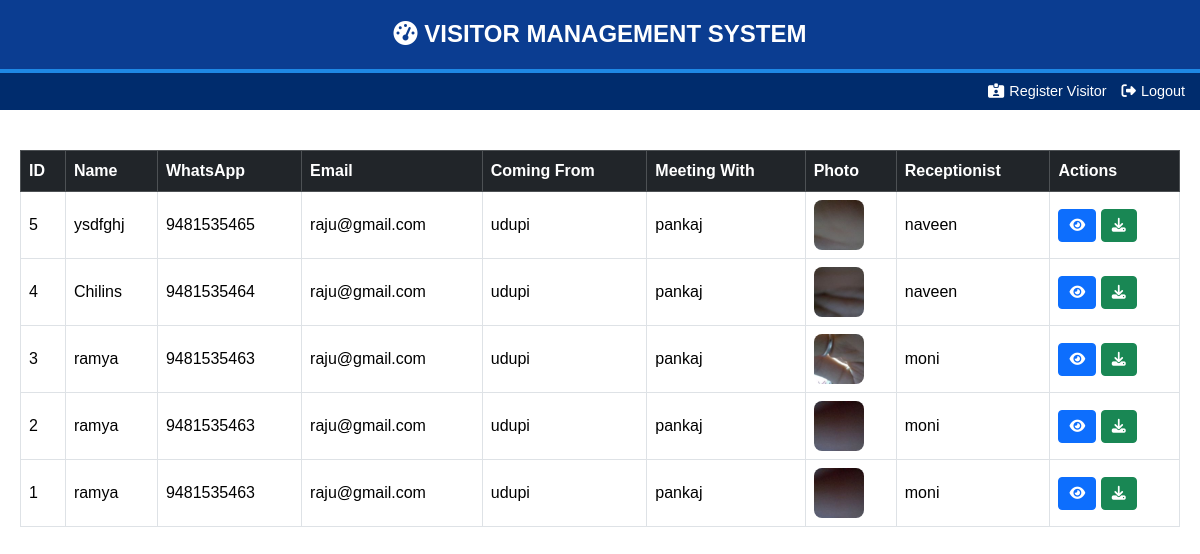
Screenshot of /admin_dashboard.php (signed in) with the database file from the repository.
### tables this page shows
CREATE TABLE `visitors` (
  `id` int(11) UNSIGNED NOT NULL,
  `name` varchar(255) NOT NULL,
  `email` varchar(255) DEFAULT NULL,
  `whatsapp` varchar(20) NOT NULL,
  `coming_from` varchar(255) NOT NULL,
  `meeting_to` varchar(255) NOT NULL,
  `selfie_path` varchar(255) NOT NULL,
  `receptionist_id` int(11) UNSIGNED DEFAULT NULL,
  `otp` varchar(6) DEFAULT NULL
);

CREATE TABLE `users1` (
  `id` int(6) UNSIGNED NOT NULL,
  `mobile` varchar(15) NOT NULL,
  `password` varchar(255) NOT NULL,
  `name` varchar(100) NOT NULL,
  `role` enum('receptionist','super_admin') NOT NULL DEFAULT 'receptionist',
  `reg_date` timestamp NOT NULL DEFAULT current_timestamp()
);

### admin_dashboard.php (the view, shortened to what this page needs)
<?php
try {
    $db = new PDO('mysql:host=localhost;dbname=registration_db', 'root', '');
    $db->setAttribute(PDO::ATTR_ERRMODE, PDO::ERRMODE_EXCEPTION);
} catch (PDOException $e) {
    die("Connection failed: " . $e->getMessage());
}
$user_type = $_SESSION['user_type'];
try {
    $stmt = $db->query("SHOW COLUMNS FROM visitors LIKE 'created_at'");
    $has_created_at = $stmt->rowCount() > 0;
    $order_by = $has_created_at ? 'v.created_at DESC' : 'v.id DESC';
    if ($user_type === 'super_admin') {
        $stmt = $db->query("SELECT v.*, u.name AS receptionist_name
                            FROM visitors v
                            LEFT JOIN users1 u ON v.receptionist_id = u.id
                            ORDER BY $order_by");
    }
    $visitors = $stmt->fetchAll(PDO::FETCH_ASSOC);
} catch (PDOException $e) {
    $_SESSION['errors'] = ["Database error: " . $e->getMessage()];
    $visitors = [];
}
?>
<!DOCTYPE html>
<html lang="en">
<head>
    <link href="https://cdn.jsdelivr.net/npm/bootstrap@5.3.3/dist/css/bootstrap.min.css" rel="stylesheet">
    <link rel="stylesheet" href="https://cdnjs.cloudflare.com/ajax/libs/font-awesome/6.4.0/css/all.min.css">
</head>
<body>
    <div class="app-container">
        <div class="app-header">
            <h1><i class="fas fa-tachometer-alt"></i> VISITOR MANAGEMENT SYSTEM</h1>
        </div>
        <div class="menu-bar">
            <a href="index.php"><i class="fas fa-id-card-alt"></i> Register Visitor</a>
            <a href="logout.php"><i class="fas fa-sign-out-alt"></i> Logout</a>
        </div>
        <div class="app-body">
            <div class="table-responsive">
                <table class="table table-bordered table-hover">
                    <thead class="table-dark">
                        <tr>
                            <th>ID</th>
                            <th>Name</th>
                            <th>WhatsApp</th>
                            <th>Email</th>
                            <th>Coming From</th>
                            <th>Meeting With</th>
                            <th>Photo</th>
                            <?php if ($user_type === 'super_admin'): ?>
                                <th>Receptionist</th>
                            <?php endif; ?>
                            <th>Actions</th>
                        </tr>
                    </thead>
                    <tbody>
                        <?php if (empty($visitors)): ?>
                            <tr>
                                <td colspan="<?php echo $user_type === 'super_admin' ? 10 : 9; ?>" class="text-center">No registrations found.</td>
                            </tr>
                        <?php else: ?>
                            <?php foreach ($visitors as $visitor): ?>
                                <tr>
                                    <td><?php echo htmlspecialchars($visitor['id']); ?></td>
                                    <td><?php echo htmlspecialchars($visitor['name']); ?></td>
                                    <td><?php echo htmlspecialchars($visitor['whatsapp']); ?></td>
                                    <td><?php echo htmlspecialchars($visitor['email'] ?: 'N/A'); ?></td>
                                    <td><?php echo htmlspecialchars($visitor['coming_from']); ?></td>
                                    <td><?php echo htmlspecialchars($visitor['meeting_to']); ?></td>
                                    <td><img src="<?php echo htmlspecialchars($visitor['selfie_path']); ?>" class="visitor-photo" alt="Visitor Photo"></td>
                                    <?php if ($user_type === 'super_admin'): ?>
                                        <td><?php echo htmlspecialchars($visitor['receptionist_name'] ?: 'N/A'); ?></td>
                                    <?php endif; ?>
                                    <td>
                                        <a href="display.php?id=<?php echo $visitor['id']; ?>" class="btn btn-primary btn-sm" title="View Details"><i class="fas fa-eye"></i></a>
                                        <a href="download.php?id=<?php echo $visitor['id']; ?>" class="btn btn-success btn-sm" title="Download PDF"><i class="fas fa-download"></i></a>
                                    </td>
                                </tr>
                            <?php endforeach; ?>
                        <?php endif; ?>
                    </tbody>
                </table>
            </div>
        </div>
    </div>
</body>
</html>

### admin_dashboard.php (style rules this page uses)
:root { --primary-color: #0b3d91; --secondary-color: #1e88e5; --accent-color: #4CAF50; --light-bg: #f5f5f5; --dark-text: #333333; --border-radius: 12px; }
body { background-color: var(--light-bg); font-family: Arial, sans-serif; min-height: 100vh; }
.app-container { max-width: 1200px; margin: 0 auto; background-color: white; box-shadow: 0 0 10px rgba(0,0,0,0.1); min-height: 100vh; }
.app-header { background-color: var(--primary-color); color: white; padding: 20px; text-align: center; border-bottom: 4px solid var(--secondary-color); }
.app-header h1 { font-size: 1.5rem; margin: 0; font-weight: 600; }
.menu-bar { background-color: #002c6d; color: white; display: flex; justify-content: flex-end; padding: 8px 15px; font-size: 0.9rem; }
.menu-bar a { color: white; text-decoration: none; margin-left: 15px; display: flex; align-items: center; }
.menu-bar i { margin-right: 5px; }
.app-body { padding: 20px; }
.table-responsive { margin-top: 20px; }
.table th, .table td { vertical-align: middle; }
.visitor-photo { max-width: 50px; border-radius: 8px; }
.btn-sm { padding: 5px 10px; font-size: 0.875rem; }

### rows the page displays
visitors: id "5", name "ysdfghj", whatsapp "9481535465", email "raju@gmail.com", coming_from "udupi", meeting_to "pankaj", selfie_path (picture), receptionist.name "naveen"
visitors: id "4", name "Chilins", whatsapp "9481535464", email "raju@gmail.com", coming_from "udupi", meeting_to "pankaj", selfie_path (picture), receptionist.name "naveen"
visitors: id "3", name "ramya", whatsapp "9481535463", email "raju@gmail.com", coming_from "udupi", meeting_to "pankaj", selfie_path (picture), receptionist.name "moni"
visitors: id "2", name "ramya", whatsapp "9481535463", email "raju@gmail.com", coming_from "udupi", meeting_to "pankaj", selfie_path (picture), receptionist.name "moni"
visitors: id "1", name "ramya", whatsapp "9481535463", email "raju@gmail.com", coming_from "udupi", meeting_to "pankaj", selfie_path (picture), receptionist.name "moni"
